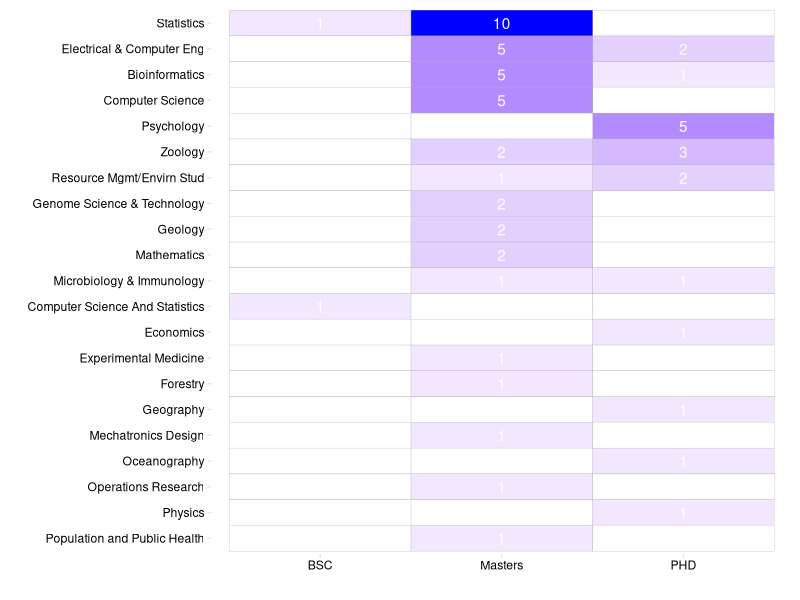
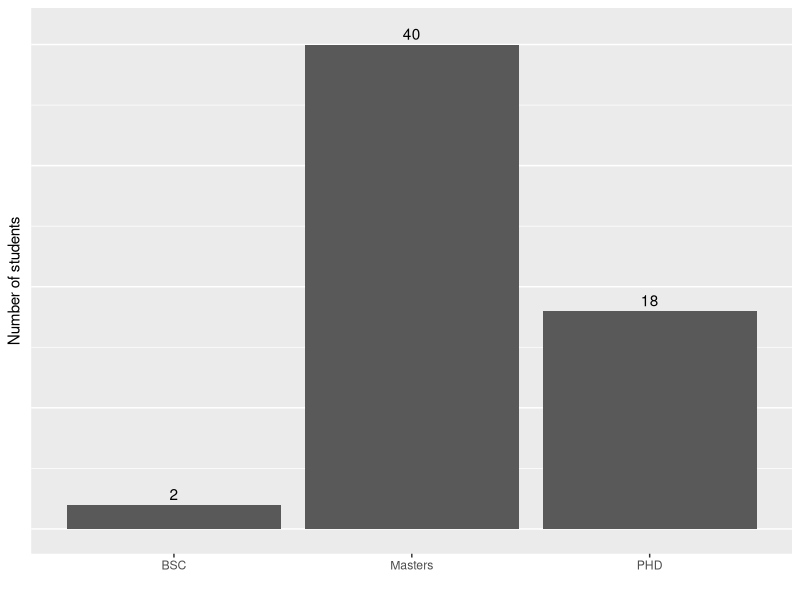
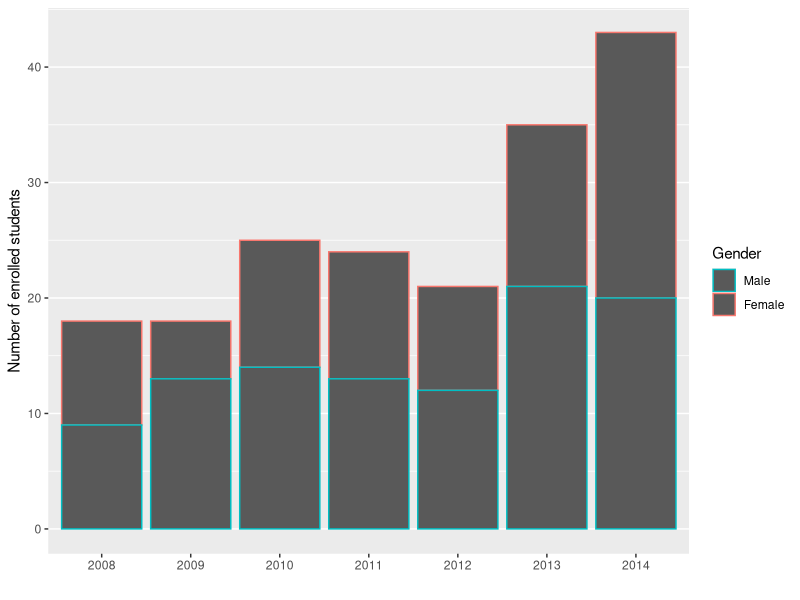
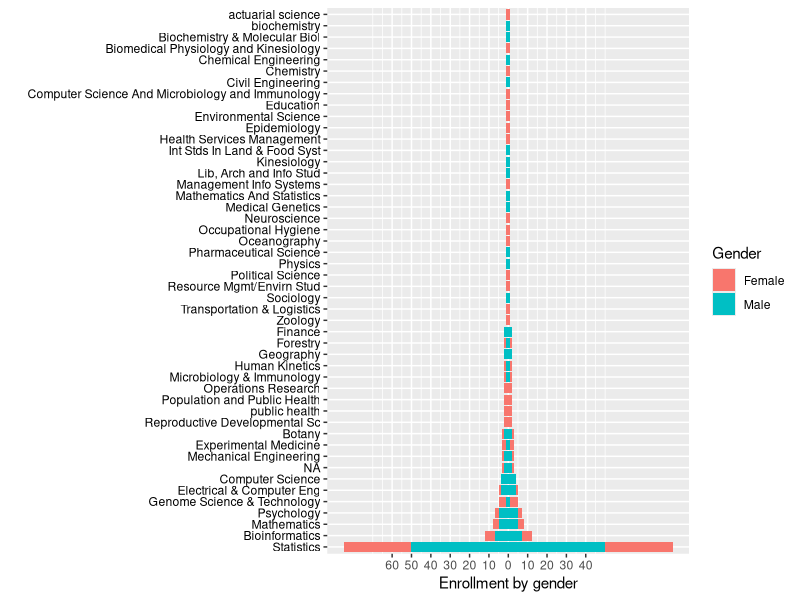

Write the R code that produced these figures, in order.
## ---- chunk 1
knitr::opts_chunk$set(fig.align='center')
## ---- chunk 2
library(tidyr)
library(ggplot2)
library(grid)
library(plyr)

# setwd('_drafts/2015-09-25-stat545-enrollment/')
data <- read.delim('data/2015_STAT545_enrollment.csv', sep=",")
## ---- chunk 3
databysubject <- gather(data, Program, Count, -Subject)
ggplot(subset(databysubject, subset = (databysubject$Program != "Total")),
       aes(y=Subject, x=Program, fill=Count, label=Count)) +
  geom_tile(color="grey70") +
  geom_text(color="white") +
  xlab("") +
  ylab("") +
  scale_fill_gradient(low="white", high="blue") +
  #scale_y_discrete(limits = rev(levels(data$Subject))) +
  scale_y_discrete(limits = rev(as.character(data$Subject))) +
  guides(fill=FALSE) +
  theme(panel.background = element_blank(),
        panel.border = element_blank(),
        panel.grid.major = element_blank(),
        axis.ticks.margin = unit(c(0.1,-1), 'lines'),
        axis.ticks = element_line(colour="grey90"),
        axis.text = element_text(colour="black")
        )
## ---- chunk 4
databyprogram <- data.frame(Count=colSums(data[,c("BSC", "Masters", "PHD")]))
ggplot(databyprogram,
       aes(x=rownames(databyprogram), y=Count, label=Count)) +
  geom_bar(stat="identity") +
  geom_text(vjust=-0.4) +
  ylim(0, 41) +
  xlab("") +
  ylab("Number of students") +
  theme(panel.grid.major.x = element_blank(),
        axis.text.y = element_blank(),
        axis.ticks.y = element_blank()
        )
## ---- chunk 5
pastdata <- read.delim('data/STAT545-registered-students-all-time-anonymized.csv', 
                       sep=',', na.strings="")

pastdata$Program <- factor(pastdata$Program, exclude=NULL)
pastdata$year <- as.factor(pastdata$year)
## ---- chunk 6
ggplot(pastdata, aes(x=year, color=Gender)) + 
  geom_bar() + 
  xlab("") + 
  ylab("Number of enrolled students") +
  scale_color_discrete(guide = guide_legend(reverse=TRUE)) +
  theme(panel.grid.major.x = element_blank())
## ---- chunk 7
ggplot(pastdata, aes(x=Program, fill=Gender)) +
  geom_bar(subset=.(Gender=="Female")) +
  geom_bar(subset=.(Gender=="Male"), aes(y = ..count.. * (-1))) +
  scale_x_discrete(limits = rev(names(sort(table(pastdata$Program)))) ) + 
  scale_y_continuous(breaks=seq(-60,40,10), labels=abs(seq(-60,40,10))) +
  xlab("") +
  ylab("Enrollment by gender") +
  coord_flip() +
  theme(
    axis.text.y = element_text(colour="black")
  )
